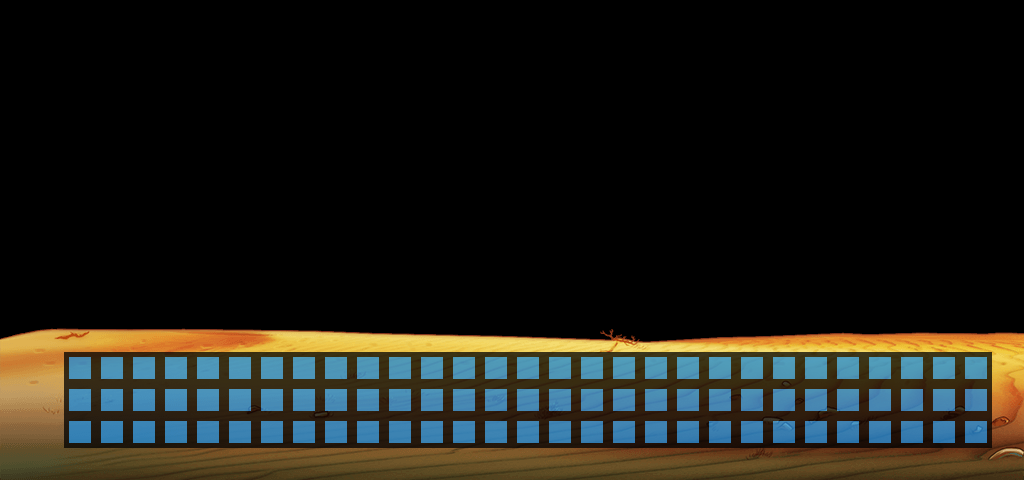

The image is a tile-based game level rendered from a .tmx file. Its description and source (layers, tilesets, objects; grid data summarised) follow:
An orthogonal 32x15 tile map with 32x32 px tiles, 2 tile layers (near1, run), 2 tilesets and 11 objects.

<map version="1.0" orientation="orthogonal" renderorder="right-down" width="32" height="15" tilewidth="32" tileheight="32">
 <tileset firstgid="1" name="blue" tilewidth="32" tileheight="32">
  <image source="blue.png" width="32" height="32" />
  <tile id="0">
   <properties>
    <property name="cross" value="1" />
   </properties>
  </tile>
 </tileset>
 <tileset firstgid="2" name="damo_near1" tilewidth="32" tileheight="32">
  <image source="damo/damo_near1.png" width="1024" height="500" />
 </tileset>
 <layer name="near1" width="32" height="15">
  <data>[480 cells, 480 non-empty, 480 distinct tile ids]</data>
 </layer>
 <layer name="run" width="32" height="15">
  <data>[480 cells, 87 non-empty, 1 distinct tile ids]</data>
 </layer>
 <objectgroup name="hero">
  <object x="111.5" y="367.75" />
  <object x="144.125" y="399.625" />
  <object x="111.875" y="432.5" />
 </objectgroup>
 <objectgroup name="block">
  <object x="975.91" y="367.727">
   <properties>
    <property name="block" value="1" />
   </properties>
  </object>
  <object x="976.09" y="399.909">
   <properties>
    <property name="block" value="1" />
   </properties>
  </object>
  <object x="975.875" y="431.75">
   <properties>
    <property name="block" value="1" />
   </properties>
  </object>
 </objectgroup>
 <objectgroup name="monster">
  <object x="880.05" y="399.917">
   <properties>
    <property name="block" value="1" />
    <property name="enterway" value="1" />
    <property name="stagebattlemonster" value="120193" />
    <property name="touch" value="" />
    <property name="turn" value="1" />
   </properties>
  </object>
  <object x="751.38" y="431.208">
   <properties>
    <property name="block" value="1" />
    <property name="enterway" value="1" />
    <property name="stagebattlemonster" value="120109" />
    <property name="touch" value="" />
    <property name="turn" value="1" />
   </properties>
  </object>
  <object x="751.333" y="367.333">
   <properties>
    <property name="block" value="1" />
    <property name="enterway" value="1" />
    <property name="stagebattlemonster" value="120109" />
    <property name="touch" value="" />
    <property name="turn" value="1" />
   </properties>
  </object>
  <object x="624" y="431.333">
   <properties>
    <property name="block" value="1" />
    <property name="enterway" value="1" />
    <property name="stagebattlemonster" value="120109" />
    <property name="touch" value="" />
    <property name="turn" value="1" />
   </properties>
  </object>
  <object x="623.333" y="368.667">
   <properties>
    <property name="block" value="1" />
    <property name="enterway" value="1" />
    <property name="stagebattlemonster" value="120109" />
    <property name="touch" value="" />
    <property name="turn" value="1" />
   </properties>
  </object>
 </objectgroup>
</map>